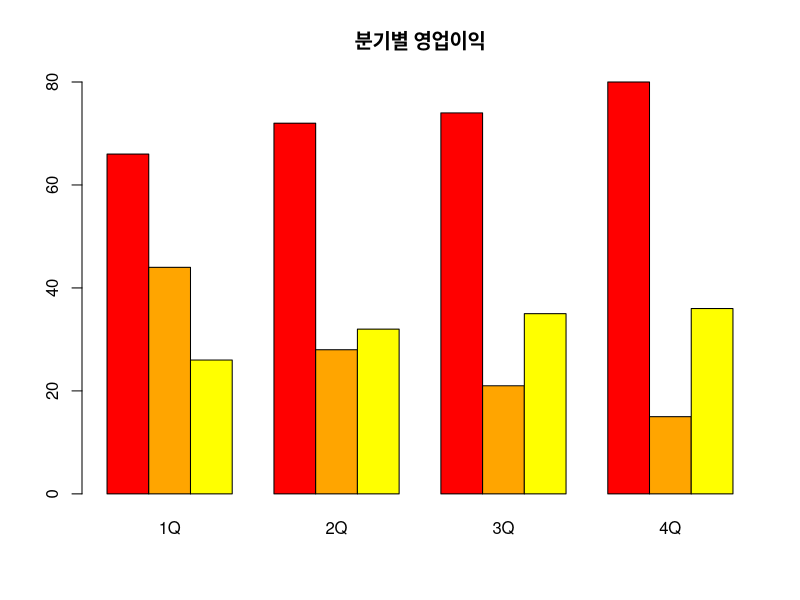

The R source for this figure:
dep.A <- c(66, 72, 74, 80)
dep.B <- c(44, 28, 21, 15)
dep.C <- c(26, 32, 35, 36)

ds <- rbind(dep.A, dep.B, dep.C)
colnames(ds) <- c('1Q', '2Q', '3Q', '4Q')

barplot(ds, main = '분기별 영업이익',
        col = c('red', 'orange', 'yellow'),
        beside = TRUE)
